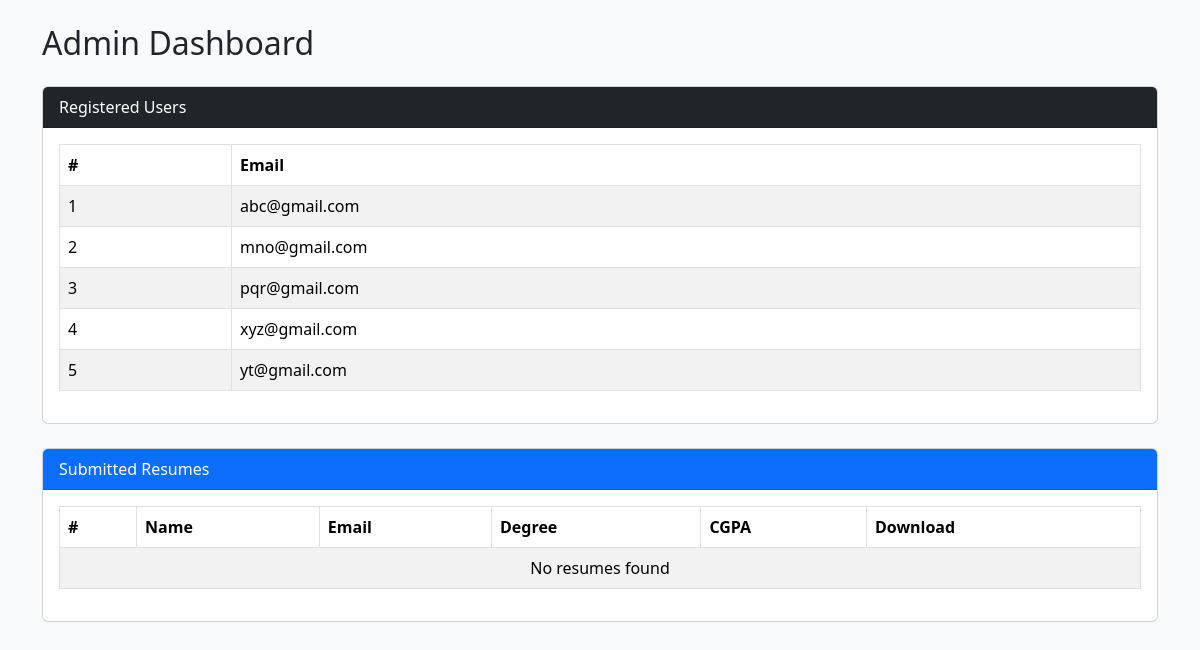
The app's page /admin_dashboard (signed in), older data.
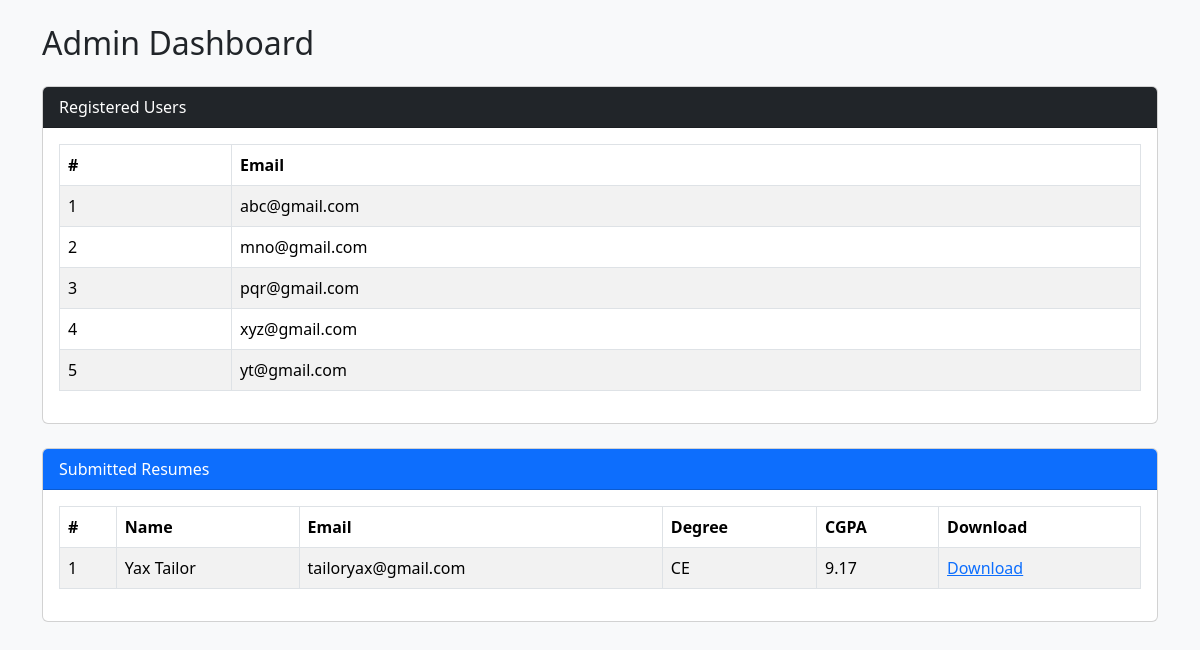
The same page, newer data.
### tables this page shows
CREATE TABLE users (
            email TEXT PRIMARY KEY,
            password TEXT
        );

CREATE TABLE resumes (
        id INTEGER PRIMARY KEY AUTOINCREMENT,
        user_email TEXT,
        name TEXT,
        phone TEXT,
        email TEXT,
        degree TEXT,
        cgpa TEXT,
        skills TEXT,
        projects TEXT,
        file_path TEXT
    );

### app.py (the view)
@app.route("/admin_dashboard")
def admin_dashboard():
    if not session.get("admin"):
        return "Unauthorized", 401
    conn = get_db()
    cur = conn.cursor()
    cur.execute("SELECT email FROM users")
    users = cur.fetchall()
    cur.execute("""
    SELECT name, email, degree, cgpa, file_path
    FROM resumes
    """)
    resumes = cur.fetchall()
    conn.close()
    return render_template("admin.html", users=users, resumes=resumes)

### app.py (called while the page is built)
def get_db():
    return sqlite3.connect(DB_NAME)

### templates/admin.html (shortened to what this page needs)
<!DOCTYPE html>
<html lang="en">
<head>
    <link href="https://cdn.jsdelivr.net/npm/bootstrap@5.3.2/dist/css/bootstrap.min.css" rel="stylesheet">
</head>
<body class="bg-light">
<div class="container mt-4">
    <h2 class="mb-4">Admin Dashboard</h2>
    <div class="card mb-4">
        <div class="card-header bg-dark text-white">
            Registered Users
        </div>
        <div class="card-body">
            <table class="table table-bordered table-striped">
                <thead>
                    <tr>
                        <th>#</th>
                        <th>Email</th>
                    </tr>
                </thead>
                <tbody>
                    {% for user in users %}
                    <tr>
                        <td>{{ loop.index }}</td>
                        <td>{{ user[0] }}</td>
                    </tr>
                    {% else %}
                    <tr>
                        <td colspan="2" class="text-center">No users found</td>
                    </tr>
                    {% endfor %}
                </tbody>
            </table>
        </div>
    </div>
    <div class="card">
        <div class="card-header bg-primary text-white">
            Submitted Resumes
        </div>
        <div class="card-body">
            <table class="table table-bordered table-striped">
                <thead>
                    <tr>
                        <th>#</th>
                        <th>Name</th>
                        <th>Email</th>
                        <th>Degree</th>
                        <th>CGPA</th>
                        <th>Download</th>
                    </tr>
                </thead>
                <tbody>
                    {% for r in resumes %}
                    <tr>
                        <td>{{ loop.index }}</td>
                        <td>{{ r[0] }}</td>
                        <td>{{ r[1] }}</td>
                        <td>{{ r[2] }}</td>
                        <td>{{ r[3] }}</td>
                        <td>
                            <a href="/download/{{ r[4].split('/')[-1] }}">Download</a>
                        </td>
                    </tr>
                    {% else %}
                    <tr>
                        <td colspan="6" class="text-center">No resumes found</td>
                    </tr>
                    {% endfor %}
                </tbody>
            </table>
        </div>
    </div>
</div>
</body>
</html>

Row changes from the older to the newer data that the page shows:
added resumes: name "Yax Tailor", email "tailoryax@gmail.com", degree "CE", cgpa "9.17"
Text that changed along with them:
text no longer shown: "No resumes found"
